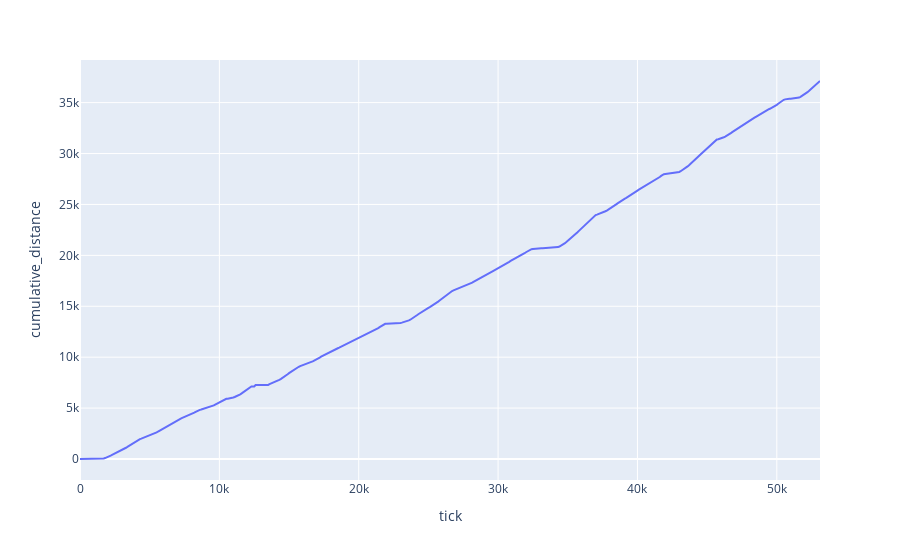

Notebook source saved alongside this figure:
### Code cell
#plot cumulative distance wth plotly line plot
import plotly.express as px
fig = px.line(df[::100], x='tick', y='cumulative_distance')
fig.show()

### Figure 1 — Plotly figure (JSON) as saved in the notebook; plotly's stock layout.template omitted (floating-point values rounded to 4 significant figures; data arrays with more than 128 entries replaced by an {"elided": "..."} marker saying what was removed)
{"data": [{"hovertemplate": "tick=%{x}<br>cumulative_distance=%{y}<extra></extra>", "legendgroup": "", "line": {"color": "#636efa", "dash": "solid"}, "marker": {"symbol": "circle"}, "mode": "lines", "name": "", "orientation": "v", "showlegend": false, "type": "scatter", "x": {"elided": "532 int values"}, "xaxis": "x", "y": {"elided": "532 float values"}, "yaxis": "y"}], "layout": {"legend": {"tracegroupgap": 0}, "margin": {"t": 60}, "xaxis": {"anchor": "y", "domain": [0, 1], "title": {"text": "tick"}}, "yaxis": {"anchor": "x", "domain": [0, 1], "title": {"text": "cumulative_distance"}}}}
